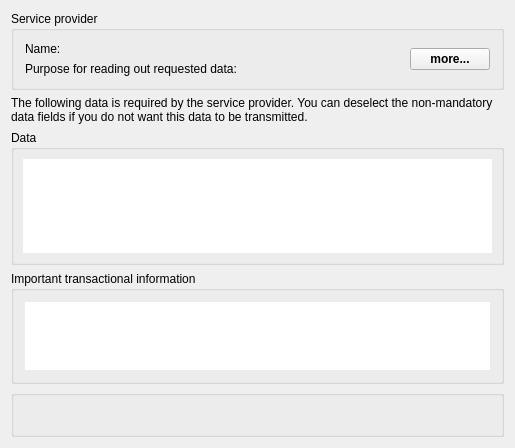
<?xml version="1.0" encoding="UTF-8"?>
<ui version="4.0">
 <class>StepAuthenticationEac1Widget</class>
 <widget class="QWidget" name="StepAuthenticationEac1Widget">
  <property name="geometry">
   <rect>
    <x>0</x>
    <y>0</y>
    <width>515</width>
    <height>448</height>
   </rect>
  </property>
  <property name="sizePolicy">
   <sizepolicy hsizetype="Expanding" vsizetype="Expanding">
    <horstretch>0</horstretch>
    <verstretch>0</verstretch>
   </sizepolicy>
  </property>
  <property name="windowTitle">
   <string>AusweisApp2</string>
  </property>
  <layout class="QVBoxLayout" name="verticalLayout">
   <item>
    <widget class="QGroupBox" name="certificateDescriptionGroupBox">
     <property name="focusPolicy">
      <enum>Qt::TabFocus</enum>
     </property>
     <property name="toolTip">
      <string>&lt;html&gt;&lt;head/&gt;&lt;body&gt;&lt;p align=&quot;justify&quot;&gt;Information on the service provider who wants to read out data from your ID card is given here. For further information press the button &amp;quot;more…&amp;quot;.&lt;/p&gt;&lt;/body&gt;&lt;/html&gt;</string>
     </property>
     <property name="accessibleName">
      <string/>
     </property>
     <property name="accessibleDescription">
      <string/>
     </property>
     <property name="title">
      <string>Service provider</string>
     </property>
     <layout class="QVBoxLayout" name="verticalLayout_4">
      <item>
       <widget class="QWidget" name="detailsWidget" native="true">
        <layout class="QHBoxLayout" name="horizontalLayout_2">
         <property name="leftMargin">
          <number>0</number>
         </property>
         <property name="topMargin">
          <number>0</number>
         </property>
         <property name="rightMargin">
          <number>0</number>
         </property>
         <property name="bottomMargin">
          <number>0</number>
         </property>
         <item>
          <widget class="QWidget" name="widget_2" native="true">
           <layout class="QFormLayout" name="formLayout_2">
            <property name="fieldGrowthPolicy">
             <enum>QFormLayout::AllNonFixedFieldsGrow</enum>
            </property>
            <property name="horizontalSpacing">
             <number>6</number>
            </property>
            <property name="verticalSpacing">
             <number>6</number>
            </property>
            <property name="leftMargin">
             <number>0</number>
            </property>
            <property name="topMargin">
             <number>0</number>
            </property>
            <property name="rightMargin">
             <number>0</number>
            </property>
            <property name="bottomMargin">
             <number>0</number>
            </property>
            <item row="2" column="0">
             <widget class="QLabel" name="usageLabel">
              <property name="focusPolicy">
               <enum>Qt::TabFocus</enum>
              </property>
              <property name="text">
               <string>Purpose for reading out requested data:</string>
              </property>
             </widget>
            </item>
            <item row="2" column="1">
             <widget class="QLabel" name="usage">
              <property name="focusPolicy">
               <enum>Qt::TabFocus</enum>
              </property>
              <property name="wordWrap">
               <bool>true</bool>
              </property>
             </widget>
            </item>
            <item row="1" column="0">
             <widget class="QLabel" name="subjectNameLabel">
              <property name="focusPolicy">
               <enum>Qt::TabFocus</enum>
              </property>
              <property name="text">
               <string>Name:</string>
              </property>
             </widget>
            </item>
            <item row="1" column="1">
             <widget class="QLabel" name="subjectName">
              <property name="focusPolicy">
               <enum>Qt::TabFocus</enum>
              </property>
              <property name="wordWrap">
               <bool>true</bool>
              </property>
             </widget>
            </item>
           </layout>
          </widget>
         </item>
         <item>
          <widget class="QPushButton" name="detailsPushButton">
           <property name="sizePolicy">
            <sizepolicy hsizetype="Fixed" vsizetype="Fixed">
             <horstretch>0</horstretch>
             <verstretch>0</verstretch>
            </sizepolicy>
           </property>
           <property name="font">
            <font>
             <weight>75</weight>
             <bold>true</bold>
            </font>
           </property>
           <property name="accessibleName">
            <string>details</string>
           </property>
           <property name="text">
            <string>more...</string>
           </property>
           <property name="default">
            <bool>false</bool>
           </property>
          </widget>
         </item>
        </layout>
       </widget>
      </item>
     </layout>
    </widget>
   </item>
   <item>
    <widget class="QLabel" name="label">
     <property name="focusPolicy">
      <enum>Qt::TabFocus</enum>
     </property>
     <property name="text">
      <string>The following data is required by the service provider. You can deselect the non-mandatory data fields if you do not want this data to be transmitted.</string>
     </property>
     <property name="wordWrap">
      <bool>true</bool>
     </property>
    </widget>
   </item>
   <item>
    <widget class="QGroupBox" name="groupBox">
     <property name="focusPolicy">
      <enum>Qt::TabFocus</enum>
     </property>
     <property name="toolTip">
      <string>&lt;html&gt;&lt;head/&gt;&lt;body&gt;&lt;p align=&quot;justify&quot;&gt;Here you can select or deselect data fields to be read out. Mandatory data fields required by the service provider cannot be deselected.&lt;/p&gt;&lt;/body&gt;&lt;/html&gt;</string>
     </property>
     <property name="accessibleName">
      <string/>
     </property>
     <property name="accessibleDescription">
      <string/>
     </property>
     <property name="title">
      <string>Data</string>
     </property>
     <layout class="QVBoxLayout" name="verticalLayout_3">
      <property name="leftMargin">
       <number>9</number>
      </property>
      <property name="topMargin">
       <number>9</number>
      </property>
      <property name="rightMargin">
       <number>9</number>
      </property>
      <property name="bottomMargin">
       <number>9</number>
      </property>
      <item>
       <layout class="QHBoxLayout" name="horizontalLayout">
        <property name="spacing">
         <number>0</number>
        </property>
        <item>
         <widget class="QListWidget" name="listWidgetWest">
          <property name="enabled">
           <bool>true</bool>
          </property>
          <property name="accessibleDescription">
           <string/>
          </property>
          <property name="frameShape">
           <enum>QFrame::NoFrame</enum>
          </property>
          <property name="frameShadow">
           <enum>QFrame::Plain</enum>
          </property>
          <property name="lineWidth">
           <number>0</number>
          </property>
          <property name="horizontalScrollBarPolicy">
           <enum>Qt::ScrollBarAsNeeded</enum>
          </property>
         </widget>
        </item>
        <item>
         <widget class="QListWidget" name="listWidgetEast">
          <property name="enabled">
           <bool>true</bool>
          </property>
          <property name="accessibleDescription">
           <string/>
          </property>
          <property name="frameShape">
           <enum>QFrame::NoFrame</enum>
          </property>
          <property name="frameShadow">
           <enum>QFrame::Plain</enum>
          </property>
          <property name="lineWidth">
           <number>0</number>
          </property>
          <property name="horizontalScrollBarPolicy">
           <enum>Qt::ScrollBarAsNeeded</enum>
          </property>
          <property name="autoScrollMargin">
           <number>0</number>
          </property>
         </widget>
        </item>
       </layout>
      </item>
     </layout>
    </widget>
   </item>
   <item>
    <widget class="QGroupBox" name="transactionInfoGroupBox">
     <property name="focusPolicy">
      <enum>Qt::TabFocus</enum>
     </property>
     <property name="title">
      <string>Important transactional information</string>
     </property>
     <layout class="QVBoxLayout" name="verticalLayout_6">
      <item>
       <layout class="QVBoxLayout" name="transactionInfoVerticalLayout">
        <item>
         <widget class="QScrollArea" name="scrollArea">
          <property name="frameShape">
           <enum>QFrame::NoFrame</enum>
          </property>
          <property name="frameShadow">
           <enum>QFrame::Plain</enum>
          </property>
          <property name="lineWidth">
           <number>0</number>
          </property>
          <property name="widgetResizable">
           <bool>true</bool>
          </property>
          <widget class="QWidget" name="scrollAreaWidgetContents">
           <property name="geometry">
            <rect>
             <x>0</x>
             <y>0</y>
             <width>475</width>
             <height>69</height>
            </rect>
           </property>
           <property name="styleSheet">
            <string notr="true"/>
           </property>
           <layout class="QVBoxLayout" name="verticalLayout_5">
            <property name="leftMargin">
             <number>0</number>
            </property>
            <property name="topMargin">
             <number>0</number>
            </property>
            <property name="rightMargin">
             <number>0</number>
            </property>
            <property name="bottomMargin">
             <number>0</number>
            </property>
            <item>
             <widget class="QLabel" name="transactionInfo">
              <property name="focusPolicy">
               <enum>Qt::TabFocus</enum>
              </property>
              <property name="styleSheet">
               <string notr="true">background-color: white;</string>
              </property>
              <property name="text">
               <string/>
              </property>
              <property name="textFormat">
               <enum>Qt::PlainText</enum>
              </property>
              <property name="alignment">
               <set>Qt::AlignLeading|Qt::AlignLeft|Qt::AlignTop</set>
              </property>
              <property name="wordWrap">
               <bool>true</bool>
              </property>
              <property name="openExternalLinks">
               <bool>true</bool>
              </property>
             </widget>
            </item>
           </layout>
          </widget>
         </widget>
        </item>
       </layout>
      </item>
     </layout>
    </widget>
   </item>
   <item>
    <widget class="QGroupBox" name="pinGroupBox">
     <layout class="QVBoxLayout" name="verticalLayout_2">
      <property name="spacing">
       <number>0</number>
      </property>
      <property name="leftMargin">
       <number>9</number>
      </property>
      <property name="topMargin">
       <number>9</number>
      </property>
      <property name="rightMargin">
       <number>9</number>
      </property>
      <property name="bottomMargin">
       <number>9</number>
      </property>
      <item>
       <layout class="QHBoxLayout" name="horizontalLayout_3">
        <item>
         <spacer name="horizontalSpacer">
          <property name="orientation">
           <enum>Qt::Horizontal</enum>
          </property>
          <property name="sizeHint" stdset="0">
           <size>
            <width>40</width>
            <height>20</height>
           </size>
          </property>
         </spacer>
        </item>
        <item>
         <layout class="QVBoxLayout" name="pinWidgetLayout"/>
        </item>
        <item>
         <spacer name="horizontalSpacer_2">
          <property name="orientation">
           <enum>Qt::Horizontal</enum>
          </property>
          <property name="sizeHint" stdset="0">
           <size>
            <width>40</width>
            <height>20</height>
           </size>
          </property>
         </spacer>
        </item>
       </layout>
      </item>
     </layout>
    </widget>
   </item>
  </layout>
 </widget>
 <layoutdefault spacing="6" margin="11"/>
 <tabstops>
  <tabstop>certificateDescriptionGroupBox</tabstop>
  <tabstop>subjectNameLabel</tabstop>
  <tabstop>subjectName</tabstop>
  <tabstop>usageLabel</tabstop>
  <tabstop>usage</tabstop>
  <tabstop>detailsPushButton</tabstop>
  <tabstop>label</tabstop>
  <tabstop>groupBox</tabstop>
  <tabstop>listWidgetWest</tabstop>
  <tabstop>listWidgetEast</tabstop>
  <tabstop>transactionInfoGroupBox</tabstop>
 </tabstops>
 <resources/>
 <connections/>
</ui>
